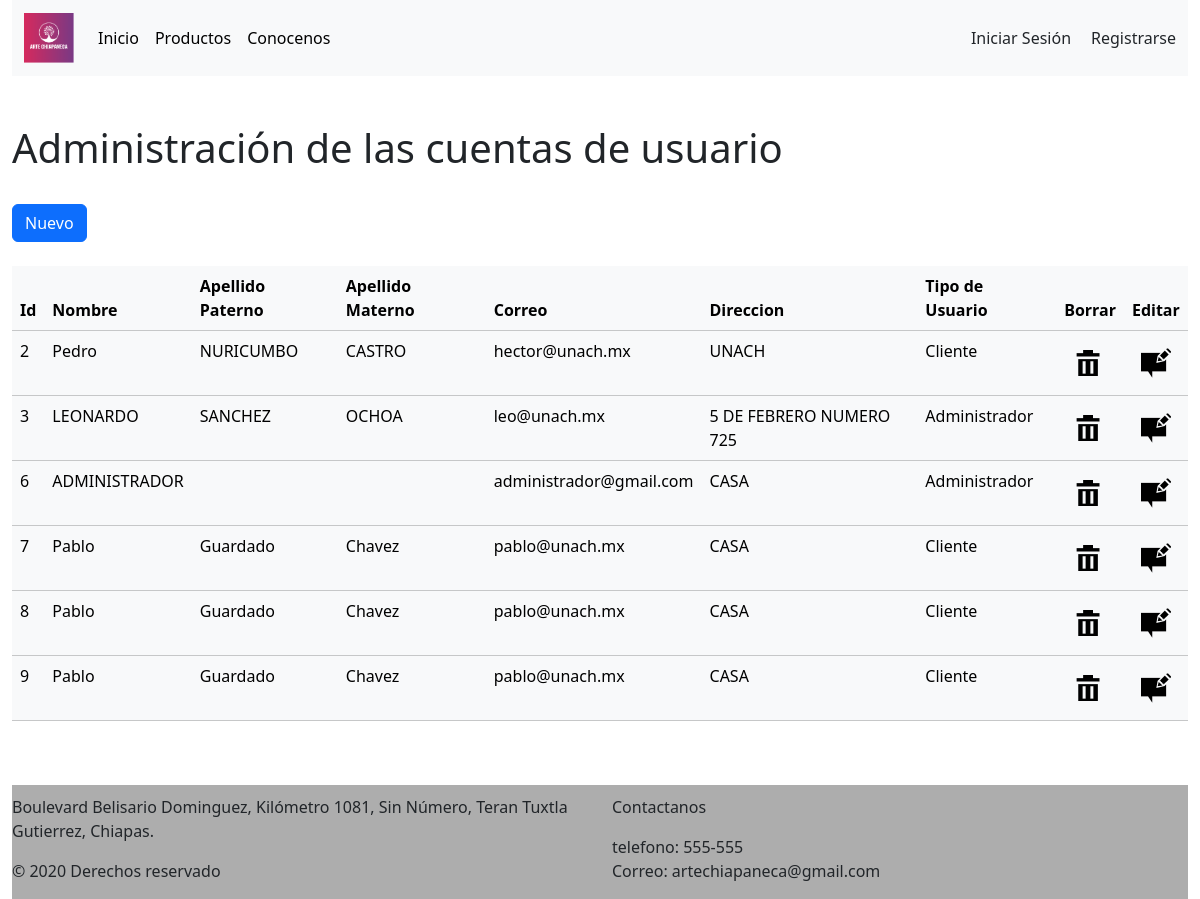
Screenshot of /ArtesChiapas/SRC/Vista/verUsuarios.php with the database file from the repository.
### tables this page shows
CREATE TABLE `t_usuarios` (
  `id` int(11) NOT NULL,
  `Nombre` varchar(40) NOT NULL,
  `Apaterno` varchar(80) NOT NULL,
  `Amaterno` varchar(70) NOT NULL,
  `Correo` varchar(40) NOT NULL,
  `clave` varchar(256) NOT NULL,
  `Direccion` varchar(40) NOT NULL,
  `tipoUsuario` int(2) NOT NULL
);

### ArtesChiapas/SRC/Controlador/administrarUsuarios.php (called while the page is built, shortened)
<?php
class Usuario{
    public function ObtenerUsuarios(){
        $conectar=new Conexion();
        $consulta=$conectar->prepare("SELECT * FROM t_usuarios");
        $consulta->execute();
        $consulta->setFetchMode(PDO::FETCH_ASSOC);
        return $consulta->fetchAll();
    }
}
?>

### ArtesChiapas/SRC/Vista/verUsuarios.php (the view, shortened to what this page needs)
<?php
     if(isset($_SESSION['correoUsuario'])){
        $usuarioSesion= $_SESSION['correoUsuario'];
        $tipoUsuario= $_SESSION['tipoUsuario'];
     }
     else{
        $usuarioSesion= '';
     }
?>
<!DOCTYPE html>
<html lang="en">
<head>
    <link href="https://cdn.jsdelivr.net/npm/bootstrap@5.3.2/dist/css/bootstrap.min.css" rel="stylesheet">
</head>
<body>
    <div class="container">
        <nav class="navbar navbar-expand-lg bg-body-tertiary">
          <div class="container-fluid">
            <a class="navbar-brand" href="#">
              <img src="Imagenes/logo.PNG" alt="" width= 50px>
            </a>
            <div class="collapse navbar-collapse" id="navbarSupportedContent">
              <ul class="navbar-nav me-auto mb-2 mb-lg-0">
                <li class="nav-item">
                  <a class="nav-link active" aria-current="page" href="../../index.php">Inicio</a>
                </li>
                <li class="nav-item">
                  <a class="nav-link active" aria-current="page" href="productos.php">Productos</a>
                </li>
                <li class="nav-item">
                  <a class="nav-link active" aria-current="page" href="nosotros.php">Conocenos</a>
                </li>
                ?></ul>
                <ul style="list-style: none; margin: 0; display: flex; justify-content: flex-end; align-items: center;">
                        <?php
                            if($usuarioSesion==''){
                               echo '<li class="nav-item" style="margin-right: 20px;">
                                          <a class="nav-link active" aria-current="page" href="SRC/Vista/iniciarSesion.php">Iniciar Sesión</a>
                                      </li>';
                               echo '<li class="nav-item">
                                      <a class="nav-link active" aria-current="page" href="SRC/Vista/registrarUsuario.php">Registrarse</a>
                                  </li>';
                            }
                        ?>
                </ul>
            </div>
          </div>
        </nav>
      <br><br>
     <h1>Administración de las cuentas de usuario</h1><br>
     <a href="nuevousuario.php" class="btn btn-primary">Nuevo</a><br><br>
     <table class="table table-light">
      <thead>
        <tr>
            <th scope="col">Id</th>
            <th scope="col">Nombre</th>
            <th scope="col">Apellido Paterno</th>
            <th scope="col">Apellido Materno</th>
            <th scope="col">Correo</th>
            <th scope="col">Direccion</th>
            <th scope="col">Tipo de Usuario</th>
            <th scope="col">Borrar</th>
            <th scope="col">Editar</th>
        </tr>
       </thead>
        <tbody>
            <?php
                include_once '../Controlador/administrarUsuarios.php';
                $usuario=new Usuario();
                $resultado=$usuario->ObtenerUsuarios();
                foreach ($resultado as $item) {
                    echo "<tr>";
                    echo "<td>".$item['id']."</td>";
                    echo "<td>".$item['Nombre']."</td>";
                    echo "<td>".$item['Apaterno']."</td>";
                    echo "<td>".$item['Amaterno']."</td>";
                    echo "<td>".$item['Correo']."</td>";
                    echo "<td>".$item['Direccion']."</td>";
                    switch ($item['tipoUsuario']) {
                        case 1:
                            echo "<td>Administrador</td>";
                            break;
                        case 2:
                            echo "<td>Cliente</td>";
                            break;
                        }
                    echo '<td><a href="../Controlador/eliminarusuario.php?id='.$item["id"].'"><img src="Imagenes/Cancelar.png"/></a></td>';
                    echo '<td><a href="editarusuario.php?id='.$item["id"].'"><img src="Imagenes/Editar.png"/></a></td>';
                }
            ?>
        </tbody>
      </table><br><br>
      <footer>
        <div class=row>
          <div class="col">
            <p>Boulevard Belisario Dominguez, Kilómetro 1081, Sin Número, Teran Tuxtla Gutierrez, Chiapas.</p>
            <p>&copy; 2020 Derechos reservado <p></p>
      </div>
          <div class="col">
            <p>Contactanos</p>
            <p>telefono: 555-555 <br> Correo: artechiapaneca@gmail.com</p>
          </div>
        </div>
      </footer>
    </div>
</body>
</html>

### ArtesChiapas/SRC/Vista/verUsuarios.php (style rules this page uses)
* { margin:0; padding:0; }
.container { width: 100%; max-width: 2000px; margin: 0 auto; overflow: hidden; }
footer { float: left; position: relative; bottom: 0; width: 100%; height: 150%; box-sizing: border-box; background-color: #adadad; padding-top: 10px; }

### rows the page displays
t_usuarios: id "2", Nombre "Pedro", Apaterno "NURICUMBO", Amaterno "CASTRO", Correo "hector@unach.mx", Direccion "UNACH", tipoUsuario "Cliente"
t_usuarios: id "3", Nombre "LEONARDO", Apaterno "SANCHEZ", Amaterno "OCHOA", Correo "leo@unach.mx", Direccion "5 DE FEBRERO NUMERO 725", tipoUsuario "Administrador"
t_usuarios: id "6", Nombre "ADMINISTRADOR", Correo "administrador@gmail.com", Direccion "CASA", tipoUsuario "Administrador"
t_usuarios: id "7", Nombre "Pablo", Apaterno "Guardado", Amaterno "Chavez", Correo "pablo@unach.mx", Direccion "CASA", tipoUsuario "Cliente"
t_usuarios: id "8", Nombre "Pablo", Apaterno "Guardado", Amaterno "Chavez", Correo "pablo@unach.mx", Direccion "CASA", tipoUsuario "Cliente"
t_usuarios: id "9", Nombre "Pablo", Apaterno "Guardado", Amaterno "Chavez", Correo "pablo@unach.mx", Direccion "CASA", tipoUsuario "Cliente"
